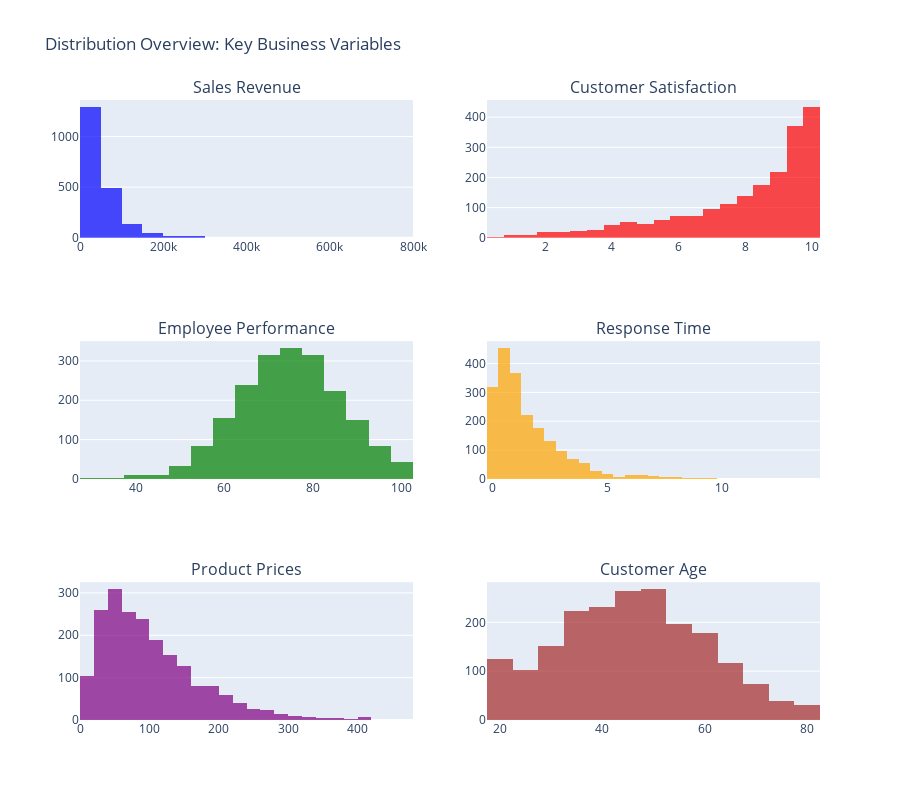

Notebook code cell kept with this figure:
### Code cell
# 1. BASIC DISTRIBUTION VISUALIZATION
print(" 1. BASIC DISTRIBUTION VISUALIZATION")
print("=" * 38)

# Create comprehensive distribution overview
numerical_vars = ['sales_revenue', 'customer_satisfaction', 'employee_performance',
 'response_time', 'product_prices', 'customer_age']

fig = make_subplots(
 rows=3, cols=2,
 subplot_titles=[var.replace('_', ' ').title() for var in numerical_vars],
 specs=[[{"secondary_y": False}, {"secondary_y": False}],
 [{"secondary_y": False}, {"secondary_y": False}],
 [{"secondary_y": False}, {"secondary_y": False}]]
)

positions = [(1,1), (1,2), (2,1), (2,2), (3,1), (3,2)]
colors = ['blue', 'red', 'green', 'orange', 'purple', 'brown']

for i, var in enumerate(numerical_vars):
 row, col = positions[i]

 # Histogram
 fig.add_trace(
 go.Histogram(
 x=df[var],
 nbinsx=30,
 name=var,
 marker_color=colors[i],
 opacity=0.7,
 showlegend=False,
 hovertemplate=f"<b>{var}</b><br>Value: %{{x:.2f}}<br>Count: %{{y}}<extra></extra>"
 ),
 row=row, col=col
 )

fig.update_layout(
 title="Distribution Overview: Key Business Variables",
 height=800,
 showlegend=False
)
fig.show()

# Statistical summary with distribution characteristics
print(" Distribution Characteristics Summary:")
print("=" * 42)

for var in numerical_vars:
 data = df[var]

 # Basic statistics
 mean_val = data.mean()
 median_val = data.median()
 std_val = data.std()
 skewness = stats.skew(data)
 kurtosis = stats.kurtosis(data)

 # Distribution shape analysis
 if abs(skewness) < 0.5:
  skew_desc = "approximately symmetric"
 elif skewness > 0.5:
  skew_desc = "right-skewed (positive)"
 else:
  skew_desc = "left-skewed (negative)"

 if kurtosis > 0:
  kurt_desc = "heavy-tailed (leptokurtic)"
 elif kurtosis < 0:
  kurt_desc = "light-tailed (platykurtic)"
 else:
  kurt_desc = "normal tails (mesokurtic)"

 print(f"\n{var.replace('_', ' ').title()}:")
 print(f" • Mean: {mean_val:.2f} | Median: {median_val:.2f}")
 print(f" • Standard Deviation: {std_val:.2f}")
 print(f" • Skewness: {skewness:.3f} ({skew_desc})")
 print(f" • Kurtosis: {kurtosis:.3f} ({kurt_desc})")
 print(f" • Range: [{data.min():.2f}, {data.max():.2f}]")

### Figure 1 — Plotly figure (JSON) as saved in the notebook; plotly's stock layout.template omitted (floating-point values rounded to 4 significant figures; data arrays with more than 128 entries replaced by an {"elided": "..."} marker saying what was removed)
{"data": [{"hovertemplate": "<b>sales_revenue</b><br>Value: %{x:.2f}<br>Count: %{y}<extra></extra>", "marker": {"color": "blue"}, "name": "sales_revenue", "nbinsx": 30, "opacity": 0.7, "showlegend": false, "type": "histogram", "x": {"elided": "2000 float values"}, "xaxis": "x", "yaxis": "y"}, {"hovertemplate": "<b>customer_satisfaction</b><br>Value: %{x:.2f}<br>Count: %{y}<extra></extra>", "marker": {"color": "red"}, "name": "customer_satisfaction", "nbinsx": 30, "opacity": 0.7, "showlegend": false, "type": "histogram", "x": {"elided": "2000 float values"}, "xaxis": "x2", "yaxis": "y2"}, {"hovertemplate": "<b>employee_performance</b><br>Value: %{x:.2f}<br>Count: %{y}<extra></extra>", "marker": {"color": "green"}, "name": "employee_performance", "nbinsx": 30, "opacity": 0.7, "showlegend": false, "type": "histogram", "x": {"elided": "2000 float values"}, "xaxis": "x3", "yaxis": "y3"}, {"hovertemplate": "<b>response_time</b><br>Value: %{x:.2f}<br>Count: %{y}<extra></extra>", "marker": {"color": "orange"}, "name": "response_time", "nbinsx": 30, "opacity": 0.7, "showlegend": false, "type": "histogram", "x": {"elided": "2000 float values"}, "xaxis": "x4", "yaxis": "y4"}, {"hovertemplate": "<b>product_prices</b><br>Value: %{x:.2f}<br>Count: %{y}<extra></extra>", "marker": {"color": "purple"}, "name": "product_prices", "nbinsx": 30, "opacity": 0.7, "showlegend": false, "type": "histogram", "x": {"elided": "2000 float values"}, "xaxis": "x5", "yaxis": "y5"}, {"hovertemplate": "<b>customer_age</b><br>Value: %{x:.2f}<br>Count: %{y}<extra></extra>", "marker": {"color": "brown"}, "name": "customer_age", "nbinsx": 30, "opacity": 0.7, "showlegend": false, "type": "histogram", "x": {"elided": "2000 float values"}, "xaxis": "x6", "yaxis": "y6"}], "layout": {"annotations": [{"font": {"size": 16}, "showarrow": false, "text": "Sales Revenue", "x": 0.225, "xanchor": "center", "xref": "paper", "y": 1, "yanchor": "bottom", "yref": "paper"}, {"font": {"size": 16}, "showarrow": false, "text": "Customer Satisfaction", "x": 0.775, "xanchor": "center", "xref": "paper", "y": 1, "yanchor": "bottom", "yref": "paper"}, {"font": {"size": 16}, "showarrow": false, "text": "Employee Performance", "x": 0.225, "xanchor": "center", "xref": "paper", "y": 0.6111, "yanchor": "bottom", "yref": "paper"}, {"font": {"size": 16}, "showarrow": false, "text": "Response Time", "x": 0.775, "xanchor": "center", "xref": "paper", "y": 0.6111, "yanchor": "bottom", "yref": "paper"}, {"font": {"size": 16}, "showarrow": false, "text": "Product Prices", "x": 0.225, "xanchor": "center", "xref": "paper", "y": 0.2222, "yanchor": "bottom", "yref": "paper"}, {"font": {"size": 16}, "showarrow": false, "text": "Customer Age", "x": 0.775, "xanchor": "center", "xref": "paper", "y": 0.2222, "yanchor": "bottom", "yref": "paper"}], "height": 800, "showlegend": false, "title": {"text": "Distribution Overview: Key Business Variables"}, "xaxis": {"anchor": "y", "domain": [0, 0.45]}, "xaxis2": {"anchor": "y2", "domain": [0.55, 1]}, "xaxis3": {"anchor": "y3", "domain": [0, 0.45]}, "xaxis4": {"anchor": "y4", "domain": [0.55, 1]}, "xaxis5": {"anchor": "y5", "domain": [0, 0.45]}, "xaxis6": {"anchor": "y6", "domain": [0.55, 1]}, "yaxis": {"anchor": "x", "domain": [0.7778, 1]}, "yaxis2": {"anchor": "x2", "domain": [0.7778, 1]}, "yaxis3": {"anchor": "x3", "domain": [0.3889, 0.6111]}, "yaxis4": {"anchor": "x4", "domain": [0.3889, 0.6111]}, "yaxis5": {"anchor": "x5", "domain": [0, 0.2222]}, "yaxis6": {"anchor": "x6", "domain": [0, 0.2222]}}}
